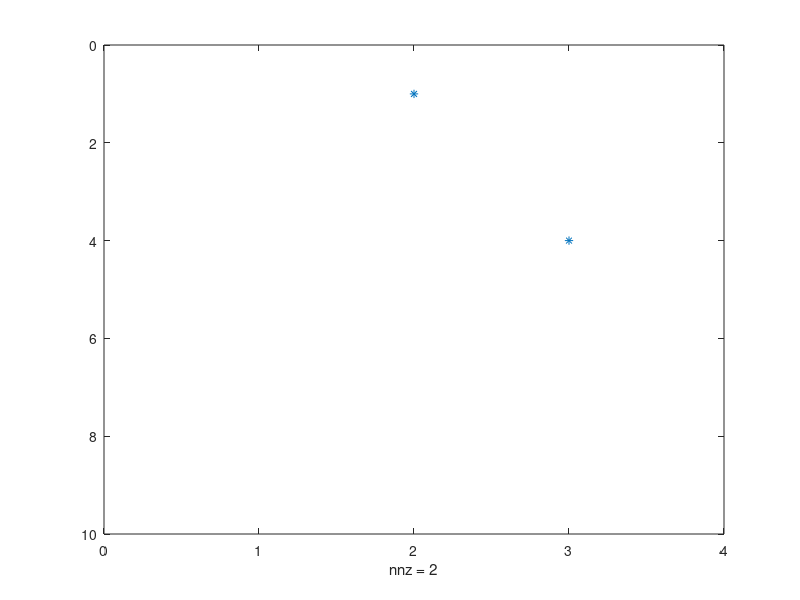

This chart was generated by the following MATLAB code:
% x = [1 6 1 6 4 4 4 3 1 2 2 3 4 5 4 5 2 6 2 6 2 6];  % the Markov chain
% tm = full(sparse(x(1:end-1),x(2:end),1))            % the transition matrix

%# sequence of states
x = [1 1 2 3];
N = max(x);

%# extract contiguous sequences of 2 items from the above
bigrams = cellstr(num2str( [x(1:end-2);x(2:end-1)]' ));

%# all possible combinations of two symbols
[X,Y] = ndgrid(1:N,1:N);
xy = cellstr(num2str([X(:),Y(:)]));

%# map bigrams to numbers starting from 1
[g,gn] = grp2idx([xy;bigrams]);
s1 = g(N*N+1:end);

%# items following the bigrams
s2 = x(3:end);

%# transition matrix
tm = full( sparse(s1,s2,1,N*N,N) );
spy(tm)